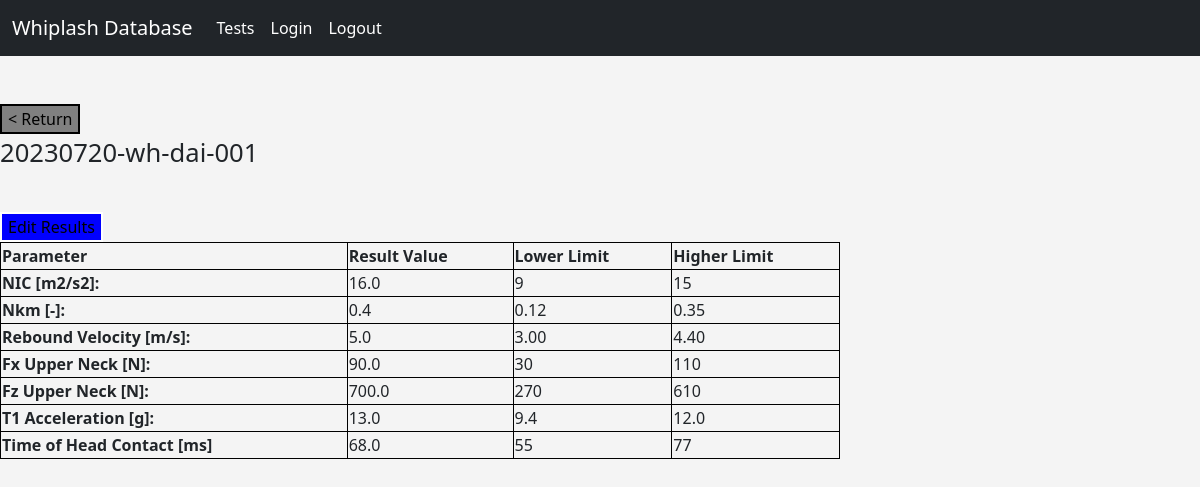
/test/2 (signed in), run on the app's committed database.
### models.py (models this page shows, shortened)
class Test(db.Model):
    id = db.Column(db.Integer, primary_key=True)
    label = db.Column(db.String(128), index=True, unique=True)
    sample_id = db.Column(db.Integer, db.ForeignKey('sample.id'))
    pulse_id = db.Column(db.Integer, db.ForeignKey('pulse.id'))
    result_id = db.Column(db.Integer, db.ForeignKey('result.id'))

class Result(db.Model):
    id = db.Column(db.Integer, primary_key=True)
    NIC = db.Column(db.Float, index=False, unique=False)
    Nkm = db.Column(db.Float, index=False, unique=False)
    rebound_velocity = db.Column(db.Float, index=False, unique=False)
    Fx_upper_neck = db.Column(db.Float, index=False, unique=False)
    Fz_upper_neck = db.Column(db.Float, index=False, unique=False)
    T1_acceleration = db.Column(db.Float, index=False, unique=False)
    time_head_contact = db.Column(db.Float, index=False, unique=False)
    test = db.relationship("Test", backref='result_data', lazy='dynamic')

### routes.py (the view)
@app.route('/test/<int:id>', methods=['GET', 'POST'])
@login_required
def test(id):
    test_data = Test.query.get(id)
    result_data = Result.query.get(id)
    pulse_data = Pulse.query.get(Test.query.get(id).pulse_id)
    return render_template('result.html', template_test=test_data, template_result=result_data,
                           template_pulse=pulse_data)

### routes.py (called while the page is built)
@login_manager.user_loader
def load_user(user_id):
    return User.query.get(int(user_id))

### templates/result.html (shortened to what this page needs)
{% extends "base.html"  %}
{%block content%}
    <br>
    <div>
        <a href="{{url_for('profile')}}"> <button class="button button1"> < Return </button> </a>
        <p style="font-size:160%;"> {{template_test.label}} </p>
    </div>
    <br>
    <div>
    <a href="{{url_for('update', id=template_result.id) }}"> <button class="button button2">Edit Results</button> </a>
    </div>
    {% if template_pulse.severity == 'Low' %}
        <table style="width:70%">
            <tr>
                <th>Parameter</th>
                <th>Result Value</th>
                <th>Lower Limit</th>
                <th>Higher Limit</th>
            </tr>
            <tr>
                <th> NIC [m2/s2]: </th>
                <td> {{template_result.NIC}} </td>
                <td> 9 </td>
                <td> 15 </td>
            </tr>
            <tr>
                <th> Nkm [-]: </th>
                <td> {{template_result.Nkm}} </td>
                <td> 0.12 </td>
                <td> 0.35 </td>
            </tr>
            <tr>
                <th> Rebound Velocity [m/s]: </th>
                <td> {{template_result.rebound_velocity}} </td>
                <td> 3.00 </td>
                <td> 4.40 </td>
            </tr>
            <tr>
                <th> Fx Upper Neck [N]: </th>
                <td> {{template_result.Fx_upper_neck}} </td>
                <td> 30 </td>
                <td> 110 </td>
            </tr>
            <tr>
                <th> Fz Upper Neck [N]: </th>
                <td> {{template_result.Fz_upper_neck}} </td>
                <td> 270 </td>
                <td> 610 </td>
            </tr>
            <tr>
                <th> T1 Acceleration [g]: </th>
                <td> {{template_result.T1_acceleration}} </td>
                <td> 9.4 </td>
                <td> 12.0 </td>
            </tr>
            <tr>
                <th> Time of Head Contact [ms] </th>
                <td> {{template_result.time_head_contact}} </td>
                <td> 55 </td>
                <td> 77 </td>
            </tr>
        </table>
    {% endif %}
{%endblock%}

### static/css/style.css (style rules this page uses)
body { background: #f4f4f4; }

### templates/result.html (style rules this page uses)
table, th, td { border:1px solid black; }
.button1 { background-color: grey; color: black; border: 2px solid black; }
.button2 { background-color: blue; color: black; border: 2px solid white; }

### data on the page
Test: label "20230720-wh-dai-001"
Result: NIC "16.0", Nkm "0.4", rebound_velocity "5.0", Fx_upper_neck "90.0", Fz_upper_neck "700.0", T1_acceleration "13.0", time_head_contact "68.0"
